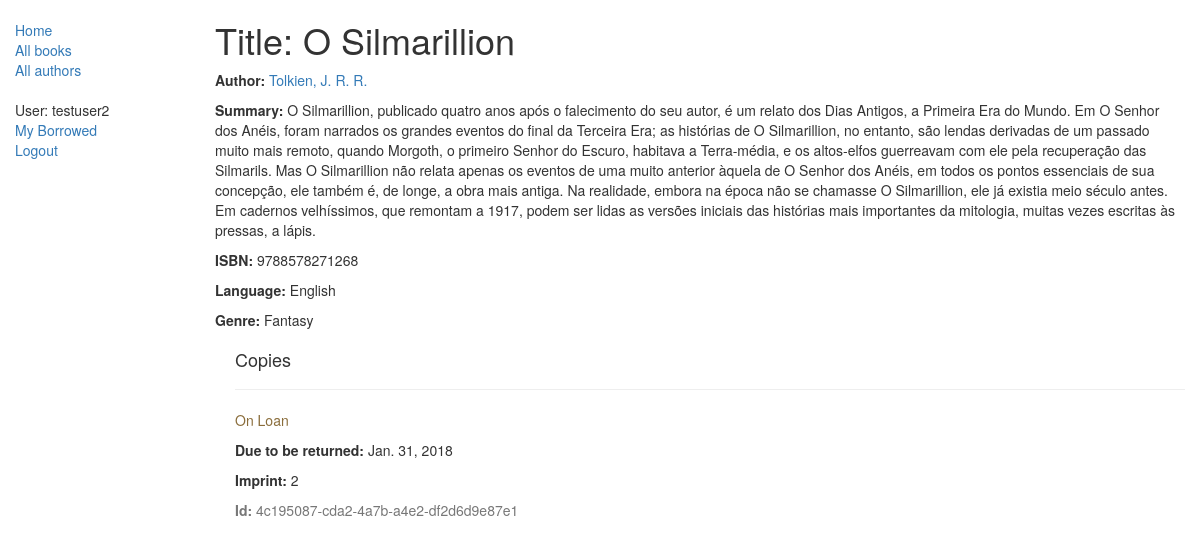
The page /catalog/book/2 (signed in) on the database as committed earlier.
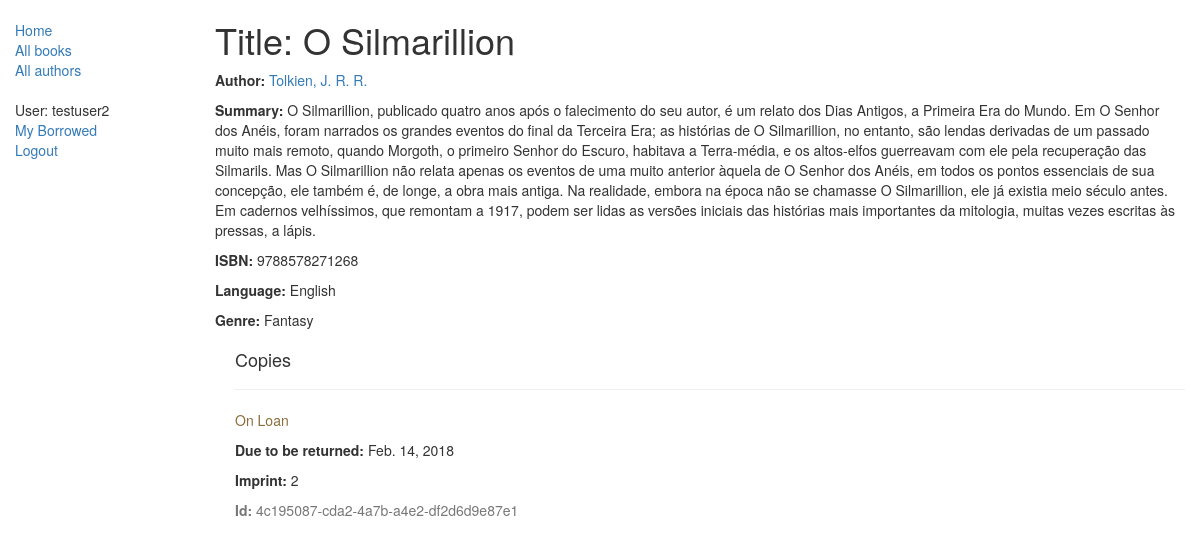
The same page on the database as committed later.
### catalog/models.py (models this page shows, shortened)
class Book(models.Model):
    title = models.CharField(max_length=200)
    author = models.ForeignKey('Author', on_delete=models.SET_NULL, null=True)
    summary = models.TextField(max_length=1000, help_text="Enter a brief description of the book")
    isbn = models.CharField('ISBN', max_length=13, help_text="13 characters <a href='https://www.isbn-international.org/content/what-isbn'>ISBN number</a>")
    genre = models.ManyToManyField(Genre, help_text="Select the genre of the book")
    language = models.ForeignKey('Language', on_delete=models.SET_NULL, null=True)
    def display_genre(self):
        """
        Creates a string for the Genre. This is required to display genre in Admin.
        """
        return ', '.join([genre.name for genre in self.genre.all()[:3]])
    display_genre.short_description = "Genre"

class Author(models.Model):
    first_name = models.CharField(max_length=100)
    last_name = models.CharField(max_length=100)
    date_of_birth = models.DateField(null=True, blank=True)
    date_of_death = models.DateField(null=True, blank=True)
    class Meta:
        ordering = ["last_name", "first_name"]
    def __str__(self):
        return '{0}, {1}'.format(self.last_name, self.first_name)

class Language(models.Model):
    name = models.CharField(max_length=200, help_text="Enter the book's natural language (e.g. English, French, Japanase, etc.")
    def __str__(self):
        return self.name

class Genre(models.Model):
    name = models.CharField(max_length=200, help_text="Enter the book genre (e.g. Science Fiction, French Poetry, etc.)")
    def __str__(self):
        return self.name

class BookInstance(models.Model):
    id = models.UUIDField(primary_key=True, default=uuid.uuid4, help_text="Unique ID for this particular book across the library")
    book = models.ForeignKey('Book', on_delete=models.SET_NULL, null=True)
    imprint = models.CharField(max_length=200)
    due_back=models.DateField(null=True, blank=True)
    borrower = models.ForeignKey(User, on_delete=models.SET_NULL, null=True, blank=True)
    LOAN_STATUS=(
        ('m', 'Maintanance'),
        ('o', 'On Loan'),
        ('a', 'Available'),
        ('r', 'Reserved'),
    )
    status = models.CharField(max_length=1, choices=LOAN_STATUS, blank=True, default='m', help_text='Book availability')
    class Meta:
        ordering = ['due_back']

### catalog/views.py (the view)
# urls.py: path('book/<int:pk>', views.BookDetailView.as_view(), name='book-detail'),
class BookDetailView(LoginRequiredMixin, generic.DetailView):
    model = Book

### catalog/templates/catalog/book_detail.html
{% extends "base_generic.html" %}
{% block content %}
  <h1>Title: {{ book.title }}</h1>
  <p><strong>Author:</strong> <a href="{% url 'author-detail' book.author.pk %}">{{ book.author }}</a></p>
  <p><strong>Summary:</strong> {{ book.summary }}</p>
  <p><strong>ISBN:</strong> {{ book.isbn }}</p>
  <p><strong>Language:</strong> {{ book.language }}</p>
  <p><strong>Genre:</strong> {% for genre in book.genre.all %} {{ genre }}{% if not forloop.last %}, {% endif %}{% endfor %}</p>
  <div style="margin-left:20px;margin-top:20px">
    <h4>Copies</h4>
    {% for copy in book.bookinstance_set.all %}
    <hr>
    <p class="{% if copy.status == 'a' %}text-success{% elif copy.status == 'm' %}text-danger{% else %}text-warning{% endif %}">{{ copy.get_status_display }}</p>
    {% if copy.status != 'a' %}<p><strong>Due to be returned:</strong> {{copy.due_back}}</p>{% endif %}
    <p><strong>Imprint:</strong> {{copy.imprint}}</p>
    <p class="text-muted"><strong>Id:</strong> {{copy.id}}</p>
    {% endfor %}
  </div>
{% endblock %}

### catalog/templates/base_generic.html (shortened to what this page needs)
<!DOCTYPE html>
<html lang="en">
<head>
  <link rel="stylesheet" href="https://maxcdn.bootstrapcdn.com/bootstrap/3.3.7/css/bootstrap.min.css">
  {% load static %}
  <link rel="stylesheet" href="{% static 'css/styles.css' %}">
</head>
<body>
  <div class="container-fluid">
    <div class="row">
      <div class="col-sm-2">
      {% block sidebar %}
      <ul class="sidebar-nav">
          <li><a href="{% url 'index' %}">Home</a></li>
          <li><a href="{% url 'books' %}">All books</a></li>
          <li><a href="{% url 'authors'%}">All authors</a></li>
      </ul>
      <ul class="sidebar-nav">
          {% if user.is_authenticated %}
          <li>User: {{ user.get_username }}</li>
          <li><a href="{% url 'my-borrowed' %}">My Borrowed</a></li>
          <li><a href="{% url 'logout'%}?next={{request.path}}">Logout</a></li>
          {% else %}
          <li><a href="{% url 'login'%}?next={{request.path}}">Login</a></li>
          {% endif %}
      </ul>
     {% endblock %}
      </div>
      <div class="col-sm-10 ">
      {% block content %}{% endblock %}
      </div>
    </div>
  </div>
</body>
</html>

### catalog/static/css/styles.css (style rules this page uses)
.sidebar-nav { margin-top: 20px; padding: 0; list-style: none; }

Rows that differ between the two databases and show on the page:
changed BookInstance "On Loan": due_back "Jan. 31, 2018" → "Feb. 14, 2018"
